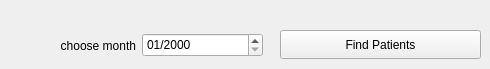
          <widget class="QWidget" name="tab_15">
           <attribute name="title">
            <string>Recalls</string>
           </attribute>
           <widget class="QLabel" name="label_24">
            <property name="geometry">
             <rect>
              <x>25</x>
              <y>31</y>
              <width>111</width>
              <height>29</height>
             </rect>
            </property>
            <property name="text">
             <string>choose month</string>
            </property>
            <property name="alignment">
             <set>Qt::AlignRight|Qt::AlignTrailing|Qt::AlignVCenter</set>
            </property>
           </widget>
           <widget class="QDateEdit" name="recalldateEdit">
            <property name="geometry">
             <rect>
              <x>142</x>
              <y>33</y>
              <width>121</width>
              <height>24</height>
             </rect>
            </property>
            <property name="displayFormat">
             <string>MM/yyyy</string>
            </property>
           </widget>
           <widget class="QPushButton" name="recallpushButton">
            <property name="geometry">
             <rect>
              <x>280</x>
              <y>30</y>
              <width>201</width>
              <height>29</height>
             </rect>
            </property>
            <property name="text">
             <string>Find Patients</string>
            </property>
            <property name="icon">
             <iconset resource="../resources/resources.qrc">
              <normaloff>:/ps.png</normaloff>:/ps.png</iconset>
            </property>
            <property name="iconSize">
             <size>
              <width>24</width>
              <height>24</height>
             </size>
            </property>
           </widget>
          </widget>
